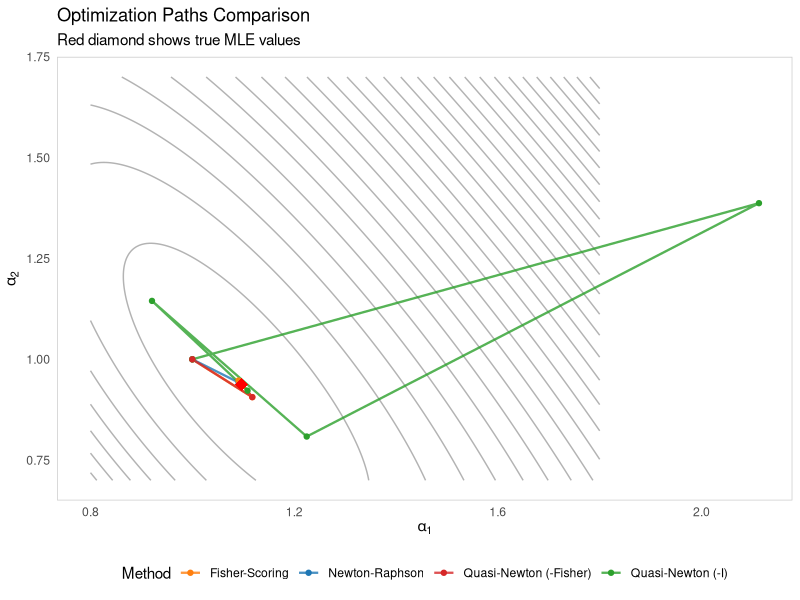

Write the R code that produced this figure.
## ---- chunk 1
year <- c(
  1974, 1975, 1976, 1977, 1978, 1979, 1980,
  1981, 1982, 1983, 1984, 1985, 1986, 1987,
  1988, 1989, 1990, 1991, 1992, 1993, 1994,
  1995, 1996, 1997, 1998, 1999
)
N <- spills <- c(
  2, 5, 3, 3, 1, 5, 2, 2, 1, 1, 1, 2, 3,
  4, 2, 2, 3, 2, 1, 0, 0, 1, 0, 0, 0, 0
)
b1 <- importexport <- c(
  0.720, 0.850, 1.120, 1.345, 1.290, 1.260, 1.015, 0.870, 0.750, 0.605, 0.570,
  0.540, 0.720, 0.790, 0.840, 0.995, 1.030, 0.975, 1.070, 1.190, 1.290, 1.235,
  1.340, 1.440, 1.450, 1.510
)
b2 <- domestic <- c(
  0.22, 0.17, 0.15, 0.20, 0.59, 0.64, 0.84, 0.87, 0.94, 0.99, 0.92,
  1.00, 0.99, 1.06, 1.00, 0.88, 0.82, 0.82, 0.76, 0.66, 0.65, 0.59,
  0.56, 0.51, 0.42, 0.44
)
alpha0 <- c(1.0, 1.0)

# Define necessary functions
log_likelihood <- function(alpha) {
  lambda <- alpha[1] * b1 + alpha[2] * b2
  if (any(lambda <= 0)) {
    return(-Inf)
  }
  sum(N * log(lambda) - lambda)
}

gradient <- function(alpha) {
  lambda <- alpha[1] * b1 + alpha[2] * b2
  c(sum((N / lambda - 1) * b1), sum((N / lambda - 1) * b2))
}

hessian <- function(alpha) {
  lambda <- alpha[1] * b1 + alpha[2] * b2
  if (any(lambda <= 0)) {
    return(matrix(NA, 2, 2))
  }
  H11 <- -sum(N * b1^2 / lambda^2)
  H12 <- -sum(N * b1 * b2 / lambda^2)
  H22 <- -sum(N * b2^2 / lambda^2)
  matrix(c(H11, H12, H12, H22), 2, 2)
}

fisher_info <- function(alpha) {
  lambda <- alpha[1] * b1 + alpha[2] * b2
  if (any(lambda <= 0)) {
    return(matrix(NA, 2, 2))
  }
  I11 <- sum(b1^2 / lambda)
  I21 <- I12 <- sum(b1 * b2 / lambda)
  I22 <- sum(b2^2 / lambda)
  matrix(c(I11, I12, I21, I22), 2, 2)
}
## ---- chunk 2
newton_raphson <- function(alpha0, tol = 1e-8, max_iter = 1000) {
  path <- matrix(alpha0, ncol = 2)
  for (i in 1:max_iter) {
    g <- gradient(path[i, ])
    H <- hessian(path[i, ])
    delta <- solve(H, -g)
    new_point <- path[i, ] + delta
    path <- rbind(path, new_point)
    cat("Iteration:", i, "| alpha: (", new_point, ")\n")
    if (max(abs(delta)) < tol) break
  }
  return(path)
}

nr_path <- newton_raphson(alpha0)
print(nr_path)
## ---- chunk 3
fisher_scoring <- function(alpha0, tol = 1e-6, max_iter = 100) {
  path <- matrix(alpha0, ncol = 2)
  for (i in 1:max_iter) {
    g <- gradient(path[i, ])
    I <- fisher_info(path[i, ])
    if (any(is.na(c(g, I)))) break
    delta <- solve(I, g)
    new_point <- path[i, ] + delta
    path <- rbind(path, new_point)
    cat("Iteration:", i, "| alpha: (", new_point, ")\n")
    if (max(abs(delta)) < tol) break
  }
  return(path)
}

fs_path <- fisher_scoring(alpha0)
print(fs_path)
## ---- chunk 4
alpha_newton <- as.vector(tail(newton_raphson(alpha0), 1))
se_newton <- sqrt(diag(solve(-hessian(alpha_newton))))
alpha_fisher <- as.vector(tail(fisher_scoring(alpha0), 1))
se_fisher <- sqrt(diag(solve(fisher_info(alpha_fisher))))

cat("MLE Estimates (Newton):", round(alpha_newton, 5), "\n")
cat("MLE Estimates (Fisher):", round(as.numeric(alpha_fisher), 5), "\n")

cat("Standard Errors (Newton):", round(se_newton, 5), "\n")
cat("Standard Errors (Fisher):", round(se_fisher, 5), "\n")
## ---- chunk 5
quasi_newton <- function(alpha0, M0, tol = 1e-6, max_iter = 100) {
  path <- matrix(alpha0, nrow = 1)
  M <- M0
  g_current <- gradient(alpha0)
  for (i in 1:max_iter) {
    step <- as.vector(-M %*% g_current)
    new_alpha <- path[i, ] + step
    # Ensure alpha > 0 to keep lambda valid
    if (any(new_alpha <= 0)) {
      warning("Negative alpha values: ", new_alpha, ". Step rejected.")
      break
    }
    s <- as.vector(new_alpha - path[i, ])
    g_new <- gradient(new_alpha)
    y <- as.vector(g_new - g_current)

    # Compute rho and update M
    sy <- sum(y * s)
    if (sy == 0) break # Avoid division by zero
    rho <- 1 / sy

    # Update M using outer products
    I <- diag(2)
    term1 <- I - rho * outer(s, y)
    term2 <- I - rho * outer(y, s)
    M <- term1 %*% M %*% term2 + rho * outer(s, s)

    path <- rbind(path, new_alpha)
    g_current <- g_new
    if (max(abs(step)) < tol) break
  }
  path
}

qn_negI_path <- quasi_newton(alpha0, M0 = -diag(2))
qn_negFisher_path <- quasi_newton(alpha0, M0 = -solve(fisher_info(alpha0)))
print(qn_negI_path)
print(qn_negFisher_path)
## ---- chunk 6
# Generate optimization paths
library(ggplot2)
set.seed(123)

print(nr_path)
print(fs_path)
print(qn_negI_path)
print(qn_negFisher_path)

# Generate grid coordinates
alpha1_grid <- seq(0.8, 1.8, length.out = 200)
alpha2_grid <- seq(0.7, 1.7, length.out = 200)

# Calculate log-likelihood surface
logL_grid <- outer(
  alpha1_grid, alpha2_grid,
  Vectorize(function(a1, a2) log_likelihood(c(a1, a2)))
)

# Create contour data using base R
contour_data <- expand.grid(alpha1 = alpha1_grid, alpha2 = alpha2_grid)
contour_data$logL <- as.vector(logL_grid)

# Convert path matrices to data frames
nr_df <- data.frame(nr_path, Method = "Newton-Raphson")
fs_df <- data.frame(fs_path, Method = "Fisher-Scoring")
qn_negI_df <- data.frame(qn_negI_path, Method = "Quasi-Newton (-I)")
qn_negFisher_df <- data.frame(qn_negFisher_path, Method = "Quasi-Newton (-Fisher)")

# Combine all paths
all_paths <- rbind(nr_df, fs_df, qn_negI_df, qn_negFisher_df)
colnames(all_paths) <- c("alpha1", "alpha2", "Method")

# Create plot
ggplot(contour_data, aes(x = alpha1, y = alpha2)) +
  geom_contour(aes(z = logL), bins = 30, color = "gray70") +
  geom_path(
    data = all_paths, aes(color = Method, group = Method),
    linewidth = 0.8, alpha = 0.8
  ) +
  geom_point(data = all_paths, aes(color = Method), size = 1.5) +
  geom_point(aes(x = 1.097153, y = 0.9375547),
    color = "red", size = 4, shape = 18
  ) +
  scale_color_manual(values = c(
    "Newton-Raphson" = "#1f77b4",
    "Fisher-Scoring" = "#ff7f0e",
    "Quasi-Newton (-I)" = "#2ca02c",
    "Quasi-Newton (-Fisher)" = "#d62728"
  )) +
  labs(
    title = "Optimization Paths Comparison",
    x = expression(alpha[1]),
    y = expression(alpha[2]),
    subtitle = "Red diamond shows true MLE values"
  ) +
  theme_minimal() +
  theme(
    legend.position = "bottom",
    panel.grid = element_blank(),
    panel.border = element_rect(fill = NA, color = "gray80")
  )
